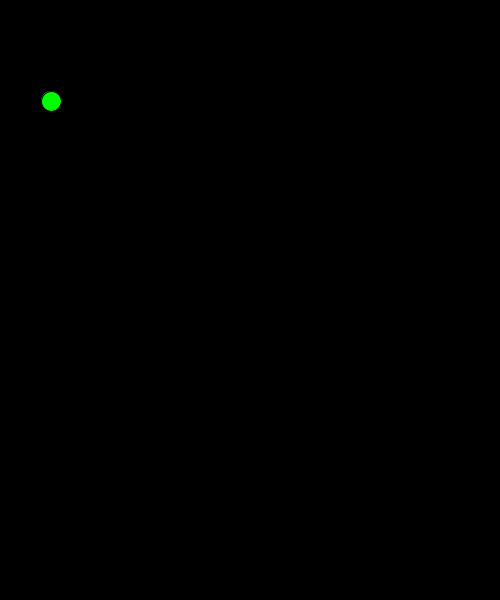
Frame 1 (no input)
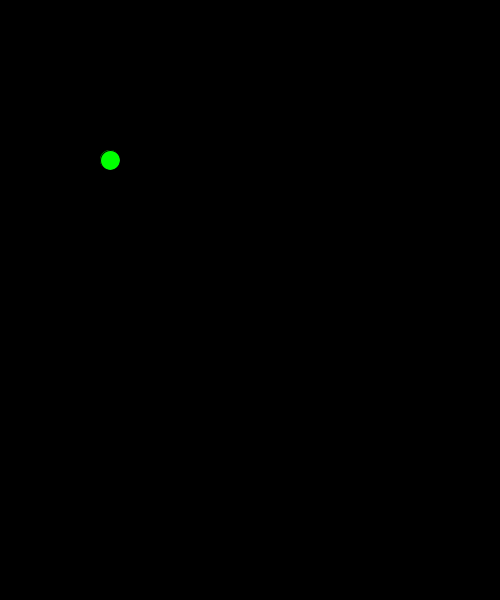
Frame 60 (the mouse pressed at the canvas centre just before this capture)
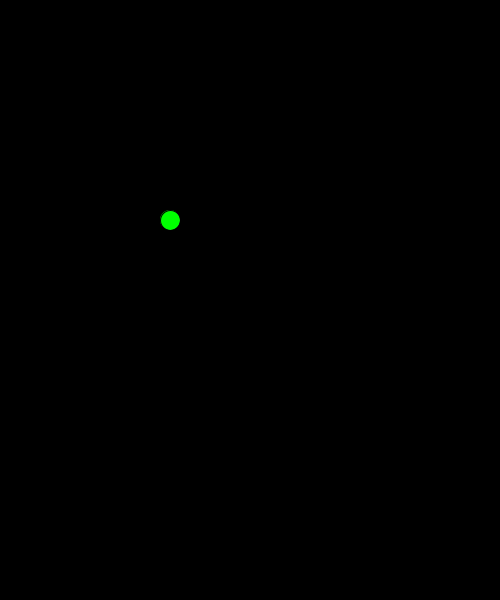
Frame 120 (the mouse held since frame 60 and released just before this capture)

The Processing sketch that drew these frames (run headless with seeded random() and noise(); from frame 60 on, the mouse is pressed at the canvas centre):

// Processing sketch: Constructor
// ── Constructor.pde
//Creating a Class Variable
Ball myBall = new Ball();

void setup() {
  size(500, 600);
}

void draw () {
  background(0);
  myBall.step ();
  fill(myBall.colour);
  ellipse(myBall.x, myBall.y, myBall.diameter, myBall.diameter);
}

// ── Ball.pde
class Ball {
  float diameter = 20;
  float x = 50;
  float y = 100;
  color colour = color(0, 255, 0);
  float xSpeed = 1;
  float ySpeed = 1;

  void step () {
    //Next Step of Ball
    myBall.x += myBall.xSpeed;
    myBall.y += myBall.ySpeed;

    //Collision with Canvas Boundaries
    if (x+xSpeed < 0 || x+xSpeed > width) { 
      xSpeed *= -1; //Alternating Geomteric Sequence
    }
    if (y+ySpeed < 0 || y+ySpeed > height) {
      ySpeed *= -1; //Alternating Geomteric Sequence
    }
  } //End of step
} //End of Class Ball
